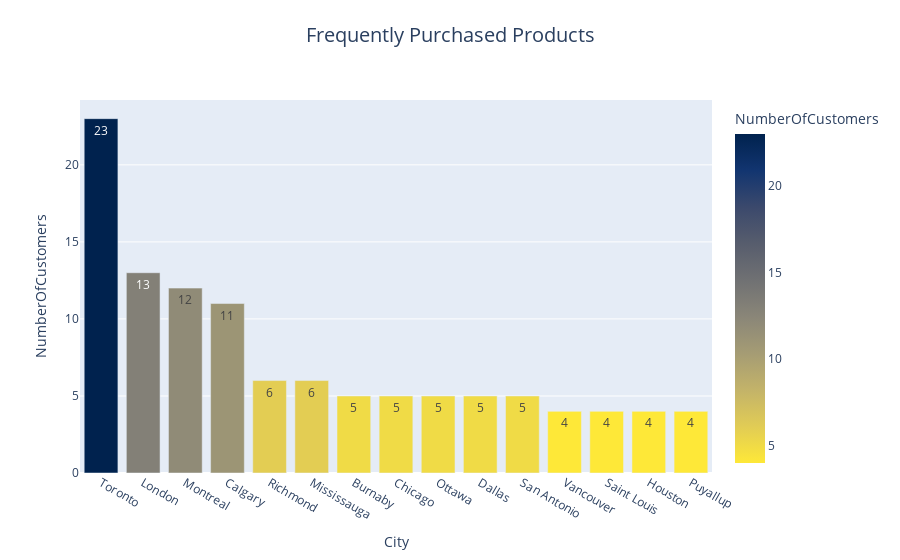

Notebook code cell kept with this figure:
### Code cell
fig = px.bar(df_shppingdest,
             x="City",
             y="NumberOfCustomers",
             title="Frequently Purchased Products",
             color="NumberOfCustomers",
             text="NumberOfCustomers",
             color_continuous_scale=px.colors.sequential.Cividis_r)

fig.update_layout(
    height=600,
    title_x=0.5,  # Center the title horizontally
    title_y=0.95, # Adjust vertical position if necessary
    title_font=dict(size=20)  # Adjust title font size if needed
)

fig.show()

### Figure 1 — Plotly figure (JSON) as saved in the notebook; plotly's stock layout.template omitted (floating-point values rounded to 4 significant figures)
{"data": [{"alignmentgroup": "True", "hovertemplate": "City=%{x}<br>NumberOfCustomers=%{marker.color}<extra></extra>", "legendgroup": "", "marker": {"color": [23, 13, 12, 11, 6, 6, 5, 5, 5, 5, 5, 4, 4, 4, 4], "coloraxis": "coloraxis", "pattern": {"shape": ""}}, "name": "", "offsetgroup": "", "orientation": "v", "showlegend": false, "text": [23, 13, 12, 11, 6, 6, 5, 5, 5, 5, 5, 4, 4, 4, 4], "textposition": "auto", "type": "bar", "x": ["Toronto", "London", "Montreal", "Calgary", "Richmond", "Mississauga", "Burnaby", "Chicago", "Ottawa", "Dallas", "San Antonio", "Vancouver", "Saint Louis", "Houston", "Puyallup"], "xaxis": "x", "y": [23, 13, 12, 11, 6, 6, 5, 5, 5, 5, 5, 4, 4, 4, 4], "yaxis": "y"}], "layout": {"autosize": true, "barmode": "relative", "coloraxis": {"colorbar": {"title": {"text": "NumberOfCustomers"}}, "colorscale": [[0, "#fee838"], [0.1111, "#e1cc55"], [0.2222, "#c3b369"], [0.3333, "#a59c74"], [0.4444, "#8a8678"], [0.5556, "#707173"], [0.6667, "#575d6d"], [0.7778, "#3b496c"], [0.8889, "#123570"], [1, "#00224e"]]}, "legend": {"tracegroupgap": 0}, "title": {"font": {"size": 20}, "text": "Frequently Purchased Products", "x": 0.5, "y": 0.95}, "xaxis": {"anchor": "y", "autorange": true, "domain": [0, 1], "range": [-0.5, 14.5], "title": {"text": "City"}, "type": "category"}, "yaxis": {"anchor": "x", "autorange": true, "domain": [0, 1], "range": [0, 24.21], "title": {"text": "NumberOfCustomers"}, "type": "linear"}}}
